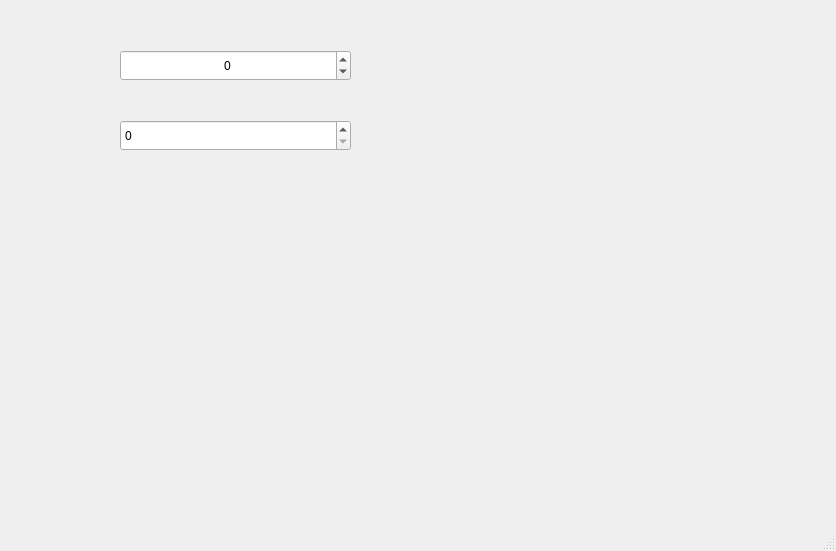
<?xml version="1.0" encoding="UTF-8"?>
<ui version="4.0">
 <class>MainWindow</class>
 <widget class="QMainWindow" name="MainWindow">
  <property name="geometry">
   <rect>
    <x>0</x>
    <y>0</y>
    <width>836</width>
    <height>551</height>
   </rect>
  </property>
  <property name="windowTitle">
   <string>MainWindow</string>
  </property>
  <widget class="QWidget" name="centralwidget">
   <widget class="QSpinBox" name="spinBox">
    <property name="geometry">
     <rect>
      <x>120</x>
      <y>50</y>
      <width>231</width>
      <height>31</height>
     </rect>
    </property>
    <property name="alignment">
     <set>Qt::AlignCenter</set>
    </property>
    <property name="minimum">
     <number>-99999</number>
    </property>
    <property name="maximum">
     <number>99999</number>
    </property>
   </widget>
   <widget class="QSpinBox" name="spinBox_2">
    <property name="geometry">
     <rect>
      <x>120</x>
      <y>120</y>
      <width>231</width>
      <height>31</height>
     </rect>
    </property>
   </widget>
  </widget>
  <widget class="QMenuBar" name="menubar">
   <property name="geometry">
    <rect>
     <x>0</x>
     <y>0</y>
     <width>836</width>
     <height>22</height>
    </rect>
   </property>
  </widget>
  <widget class="QStatusBar" name="statusbar"/>
 </widget>
 <resources/>
 <connections/>
</ui>
